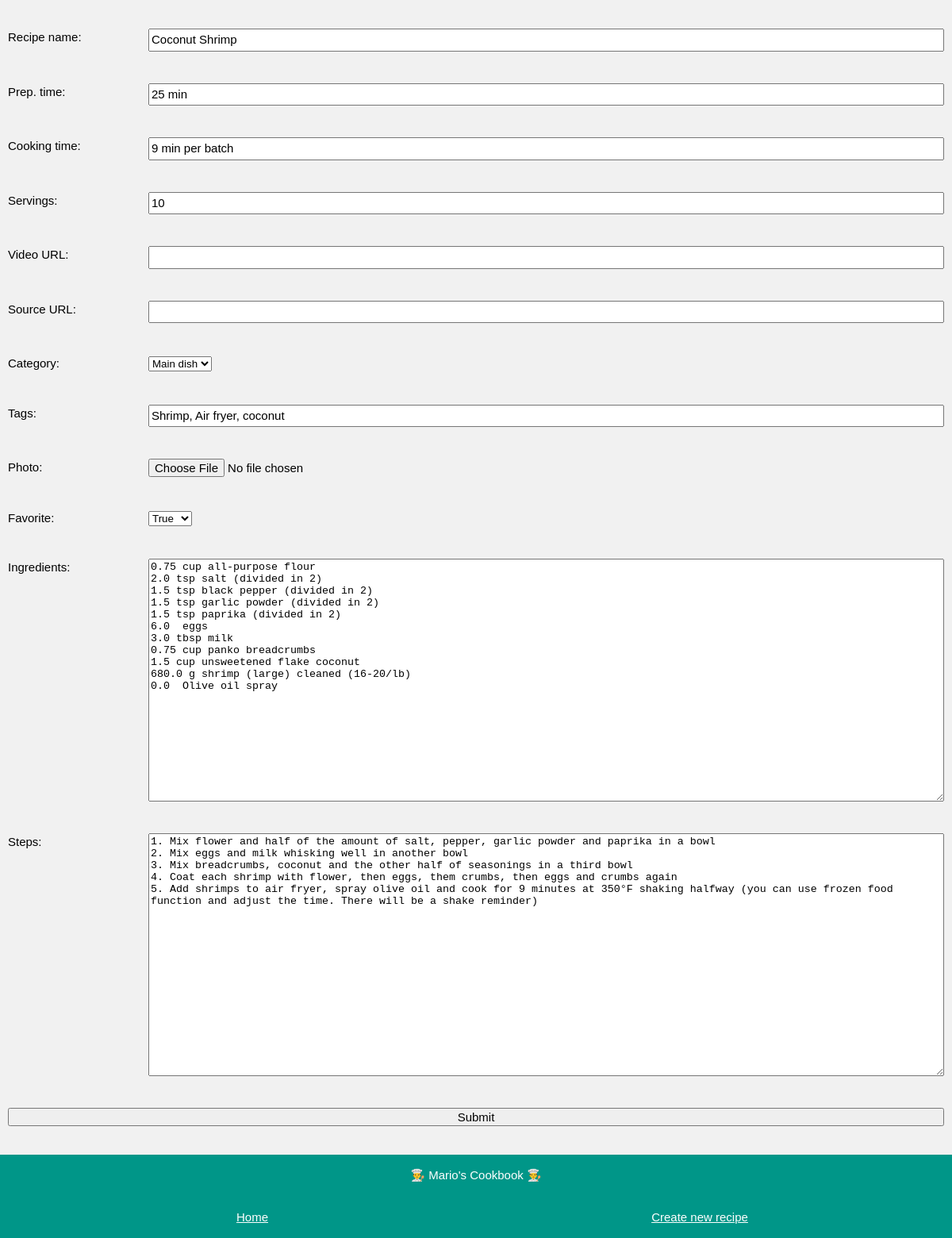
Screenshot of /edit/Coconut Shrimp with the database file from the repository.
### app_config.py (models this page shows, shortened)
class Recipe(db.Model):
    name = db.Column(db.String, nullable=False, unique=True, primary_key=True)
    prepTime = db.Column(db.String, nullable=False)
    cookingTime = db.Column(db.String, nullable=False)
    servings = db.Column(db.Integer, nullable=False)
    videoURL = db.Column(db.String, nullable=False)
    sourceURL = db.Column(db.String, nullable=False)
    steps = db.Column(db.Text, nullable=False)
    photo = db.Column(db.String, nullable=False)
    favorite = db.Column(db.Boolean, default=False)
    category = db.Column(db.String, nullable=False)
    tags = db.Column(db.String, nullable=False)
    ingredients = db.relationship('Ingredient', backref='recipe', lazy=True)

class Ingredient(db.Model):
    id = db.Column(db.Integer, primary_key=True)
    name = db.Column(db.String, nullable=False)
    amount = db.Column(db.Float, default=0)
    unit = db.Column(db.String, default='')
    recipe_name = db.Column(db.String, db.ForeignKey('recipe.name'), nullable=False)

### app_edit.py (the view, shortened to what this page needs)
@app.route('/edit/<name>', methods=['POST', 'GET'])
def edit(name):
    if request.method == 'GET':
        recipe = Recipe.query.get(name)
        amounts = []
        for ingredient in recipe.ingredients:
            amount = ingredient.amount
            amounts.append(amount)
        n_amounts = range(len(amounts))
        return render_template('edit.html', recipe=recipe, amounts=amounts,
                               n_amounts=n_amounts, new=False, categories = known_categories)

### templates/edit.html (shortened to what this page needs)
<!DOCTYPE html>
<html>
<head>
    <link rel="stylesheet" href="../static/css/edit.css">
    <link rel='stylesheet' href='../static/css/fonts.css'>
</head>
<body class="background-color">
    <div class="page-container">
        {% if new == False %}
        <form action="/edit/{{recipe.name}}" method="POST" enctype="multipart/form-data">
        {% else %}
        <form action="/new/" method="POST" enctype="multipart/form-data">
        {% endif %}
            <div class="form-item">
                <label for="name">Recipe name: </label>
                {% if new == False %}
                <input type="text" id="name" name="name" value="{{recipe.name}}">
                {% else %}
                <input type="text" id="name" name="name">
                {% endif %}
            </div>
            <div class="form-item">
                <label for="prepTime">Prep. time: </label>
                {% if new == False %}
                <input type="text" id="prepTime" name="prepTime" value="{{recipe.prepTime}}">
                {% else %}
                <input type="text" id="prepTime" name="prepTime">
                {% endif %}
            </div>
            <div class="form-item">
                <label for="cookingTime">Cooking time: </label>
                {% if new == False %}
                <input type="text" id="cookingTime" name="cookingTime" value="{{recipe.cookingTime}}">
                {% else %}
                <input type="text" id="cookingTime" name="cookingTime">
                {% endif %}
            </div>
            <div class="form-item">
                <label for="servings">Servings: </label>
                {% if new == False %}
                <input type="number" step="1" id="servings" name="servings" value="{{recipe.servings}}">
                {% else %}
                <input type="number" step="1" id="servings" name="servings">
                {% endif %}
            </div>
            <div class="form-item">
                <label for="videoURL">Video URL: </label>
                {% if new == False %}
                <input type="text" id="videoURL" name="videoURL" value="{{recipe.videoURL}}">
                {% else %}
                <input type="text" id="videoURL" name="videoURL">
                {% endif %}
            </div>
            <div class="form-item">
                <label for="sourceURL">Source URL: </label>
                {% if new == False %}
                <input type="text" id="sourceURL" name="sourceURL" value="{{recipe.sourceURL}}">
                {% else %}
                <input type="text" id="sourceURL" name="sourceURL">
                {% endif %}
            </div>
            <div class="form-item">
                <label for="category">Category: </label>
                <div class="custom-select" style="width:200px;">
                    {% if new == False %}
                    <select id="category" name="category">
                        {% for c in categories%}
                            <option value="{{c}}" {%if recipe.category == c %} selected {% endif %}> {{c}} </option>
                        {% endfor %}
                    </select>
                    {% else %}
                    <select id="category" name="category">
                        {% for c in categories%}
                            <option value="{{c}}" > {{c}} </option>
                        {% endfor %}
                    </select>
                    {% endif %}
                </div>
            </div>
            <div class="form-item">
                <label for="tags">Tags: </label>
                {% if new == False %}
                <input type="text" id="tags" name="tags" value="{{recipe.tags}}">
                {% else %}
                <input type="text" id="tags" name="tags">
                {% endif %}
            </div>
            <div class="form-item">
                <label for="photo">Photo: </label>
                <input type="file" id="file" name="file">
            </div>
            <div class="form-item">
                <label for="favorite">Favorite: </label>
                <div class="custom-select" style="width:200px;">
                    <select id="favorite" name="favorite">
                        {% if new == False %}
                        {% if recipe.favorite == False %}
                        <option value="0" selected>False</option>
                        <option value="1">True</option>
                        {% else %}
                        <option value="1" selected>True</option>
                        {% endif %}
                        {% else %}
                        <option value="0">False</option>
                        <option value="1">True</option>
                        {% endif %}
                    </select>
                </div>
            </div>
            <div class="form-item">
                <label for="ingredients">Ingredients: </label>
                {% if new == False %}
                <textarea id="ingredients" name="ingredients" rows="20" cols="50">
{% for i in n_amounts %}{{ amounts[i] }} {{ recipe.ingredients[i].unit }} {{ recipe.ingredients[i].name }}
{% endfor %}</textarea>
                {% else %}
                <textarea id="ingredients" name="ingredients" rows="20" cols="50"></textarea>
                {% endif %}
            </div>
            <div class="form-item">
                <label for="steps">Steps: </label>
                {% if new == False %}
                <textarea id="steps" name="steps" rows="20" cols="50">{{recipe.steps}}</textarea>
                {% else %}
                <textarea id="steps" name="steps" rows="20" cols="50"></textarea>
                {% endif %}
            </div>
            <div class="form-item-submit">
                <input type="submit" value="Submit">
            </div>
        </form>
    </div>
    <footer class="footer">
        <p class='footer-item'>👨‍🍳 Mario's Cookbook 👨‍🍳</p>
        <div class='footer-grid'>
            <div class='footer-item'><a href="/"> Home</a></div>
            <div class='footer-item'><a href="/new"> Create new recipe</a></div>
        </div>
    </footer>
</body>
</html>

### static/css/edit.css (style rules this page uses)
body { --themeColor: #009688; --grey:#757575; }
.background-color { color:#000!important;background-color:#f1f1f1!important }
.page-container { margin-left:auto;margin-right:auto;margin-top:16px!important;max-width:1400px; }
.form-item { display: grid; grid-template-columns: 15% 85%; padding:20px 10px }
.form-item-submit { display: grid; grid-template-columns: 100%; padding:20px 10px }
input { font:inherit;margin:0 }
.footer { padding:0.01em 16px; color:#fff!important;background-color:var(--themeColor)!important; text-align:center; display:inline-block;width:100%; margin-top:16px!important }
.footer-grid { display: grid; grid-template-columns: 50% 50%; padding:1em 20px; }
.footer-item { color:#fff }
p { color:#3d3d3d; }
html,body,h1,h2,h3,h4,h5,h6 { font-family: "Roboto", sans-serif }
a { color: inherit; background-color:transparent }
html { box-sizing:border-box }
*,*:before,*:after { box-sizing:inherit }
html { -ms-text-size-adjust:100%;-webkit-text-size-adjust:100% }
body { margin:0 }
html,body { font-family:Verdana,sans-serif;font-size:15px;line-height:1.5 }
html { overflow-x:hidden }

### rows the page displays
Recipe: name "Coconut Shrimp", prepTime "25 min", cookingTime "9 min per batch", servings "10", category "Main dish", tags "Shrimp, Air fryer, coconut", favorite "True", steps "1. Mix flower and half of the amount of salt, pepper, garlic powder and paprika in a bowl 2. Mix eggs and milk whisking well in another bowl 3. Mix breadcrumbs, coconut and the other half of seasonings in a third bowl 4. Coat each shrimp with flower, then eggs, them crumbs, then eggs and crumbs again 5. Add shrimps to air fryer, spray olive oil and cook for 9 minutes at 350°F shaking halfway (you can use frozen food function and adjust the time. There will be a shake reminder)"
Ingredient: ingredients "0.75 cup all-purpose flour 2.0 tsp salt (divided in 2) 1.5 tsp black pepper (divided in 2) 1.5 tsp garlic powder (divided in 2) 1.5 tsp paprika (divided in 2) 6.0 eggs 3.0 tbsp milk 0.75 cup panko breadcrumbs 1.5 cup unsweetened flake coconut 680.0 g shrimp (large) cleaned (16-20/lb) 0.0 Olive oil spray"
